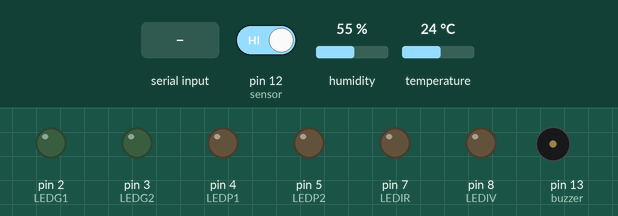
Recording of a sketch running on a simulated Arduino Uno, built with avr-gcc and run on an emulated ATmega328P. Parts: output pins drawn as LEDs (lit = HIGH), buzzer (waves = sounding). The test bench sets the inputs (shaded band); at power-on: pin 12 (sensor) HIGH, humidity 55 %, temperature 24 °C. What the sketch prints to the serial monitor is not drawn.

Above: at 3.2 s.
3.3 s: pin 12 (sensor) driven LOW
At 8.0 s:
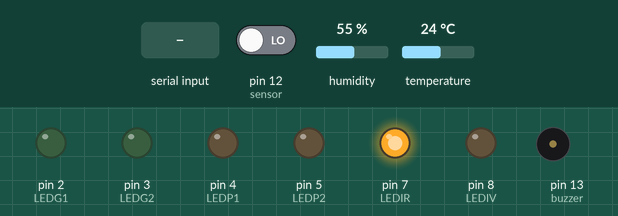
11.5 s: "A" received over the second serial link
At 13.3 s:
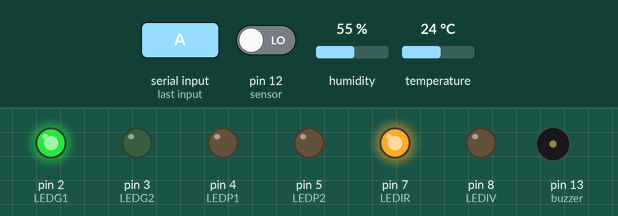
20.1 s: "G" received over the second serial link
At 22.7 s:
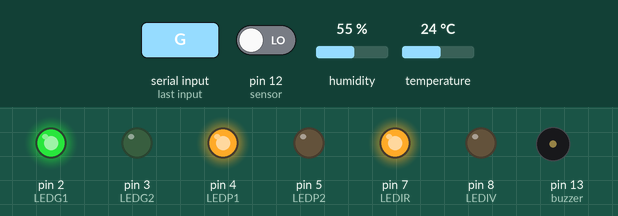
28.6 s: "a" received over the second serial link
At 33.1 s:
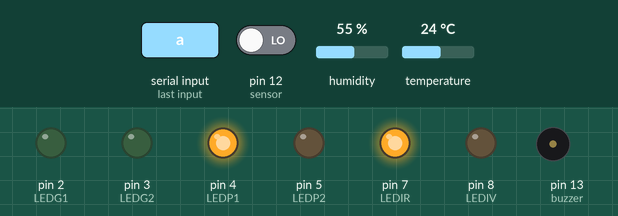
37.2 s: pin 12 (sensor) driven HIGH
At 41.4 s:
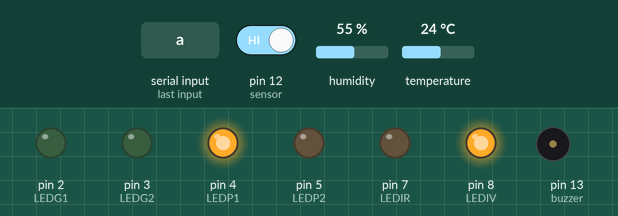
41.7 s: "g" received over the second serial link
At 44.0 s:
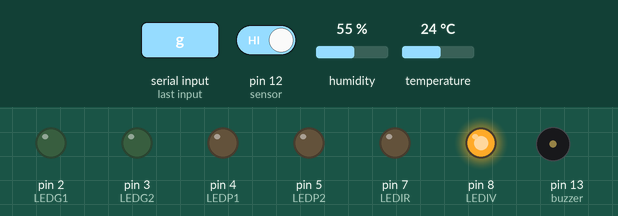
Timing chart, 0 to 45.5 s (numbered marks = the images above; inputs shaded):
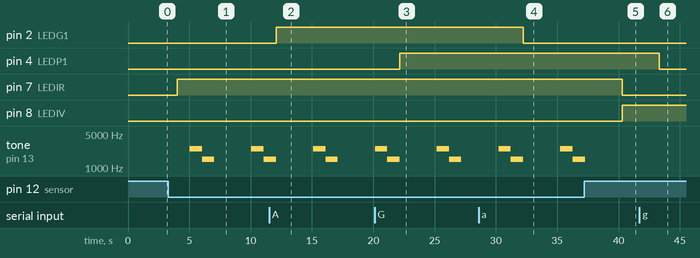

Measured:
- after the input at 3.3 s, pin 7 (LEDIR): LOW → HIGH after 0.73 s; pin 8 (LEDIV): stays LOW (without the input it goes to HIGH after 1.7 s); tone on pin 13 (buzzer): plays 2500 Hz for 1.0 s, 1500 Hz for 1.0 s, 2500 Hz for 1.0 s, 1500 Hz for 0.43 s, starting after 1.7 s
- after the input at 11.5 s, pin 2 (LEDG1): LOW → HIGH after 0.58 s
- after the input at 20.1 s, pin 4 (LEDP1): LOW → HIGH after 2.1 s
- after the input at 28.6 s, pin 2 (LEDG1): HIGH → LOW after 3.6 s
- after the input at 37.2 s, pin 7 (LEDIR): HIGH → LOW after 3.1 s; pin 8 (LEDIV): LOW → HIGH after 3.1 s; tone on pin 13 (buzzer): goes on until 37.3 s, then stays silent
- after the input at 41.7 s, pin 4 (LEDP1): HIGH → LOW after 1.6 s

The sketch:

Domotech-Final.ino
```cpp
// LÍBRERIAS
#include <SoftwareSerial.h> //Libreria Software Serial para Bluetooth (Se descarga), en esta caso usamos el HC-05 que sirve para usarse de Esclavo ó Maestro
#include <DHT.h> //Librería paa usar sensores DHT (Se descarga)
#include <DHT_U.h> //Complemento de la librería DHT

//PINES ESPECIALES
#define DHTPIN 6 //Se define el pin del DHT
#define DHTTYPE DHT11 //Se define el tipo de sensor que se usara para medir la temperatura y humedad, en este caso sera el DHT-11

//OBJETOS DE LAS LIBRERÍAS
DHT dht(DHTPIN, DHTTYPE); // Crea un objeto de la librería DHT, indicando así el sensor
SoftwareSerial BT(10, 11); //Definir los pines RX y TX del Arduino conectados al Bluetooth

//OBJETOS
char Mensaje; //Variable que mandara los mensajes a los Switches y por voz

// Bocina
const int buzzer = 13; //Bocina conectada al Pin 13

//Sistema de IR
const int sensor = 12; //Sensor de IR conectado al Pin 12
const int LEDIV = 8; //Led Interior Verde
const int LEDIR = 7; //Led Interior Rojo

//Sistema de luces interiores
const int LEDG1 = 2; //Led H.G 1
const int LEDG2 = 3; //Led H.G 2
const int LEDP1 = 4; //Led H.P 1
const int LEDP2 = 5; //Led H.P 2

//Variables para almacenar las lecturas del sensor DHT11
float celsius;
float fahrenheit;
float humedad;

void setup() {
  Serial.begin(9600);
  BT.begin(38400); //Inicializamos el puerto serie BT (Para Modo AT 2)
  dht.begin(); //Comunicacion con el DHT11
  Serial.println("Iniciando todos los sistemas... Listo"); //Mensaje para indicar que esta el sistema listo
  delay(2000);


  //Se establecen los pines como entradas o salidas
  //Todos los LED's se establecen como Salida
  pinMode(sensor, INPUT); //Se establece como Entrada
  pinMode(buzzer, OUTPUT);
  pinMode(LEDIV, OUTPUT);
  pinMode(LEDIR, OUTPUT);

  pinMode(LEDG1, OUTPUT);
  pinMode(LEDG2, OUTPUT);
  pinMode(LEDP1, OUTPUT);
  pinMode(LEDP2, OUTPUT);

}

void loop()
{


  //SISTEMA DE TEMPERATURA Y HUMEDAD
  celsius = dht.readTemperature();  //Lee y almacena la temperatura del sensor DHT11
  fahrenheit = dht.readTemperature(true);  //Lee y almacena la temperatura del sensor DHT11
  humedad = dht.readHumidity();         //Lee y almacena la humedad del sensor DHT11

  //Envía los datos del DHT11 como la temperatura, humedad e intensidad a la aplicación móvil por medio del Bluetooth
  BT.print(celsius - 5);
  BT.print(" °C");
  BT.print("|");
  BT.print(fahrenheit - 10);
  BT.print(" °F");
  BT.print("|");
  BT.print(humedad);
  BT.print(" %");
  BT.print("|");
  delay(1000);

  //Se envían los datos del DHT11 al Monitor Serie
  Serial.print(celsius - 5);
  Serial.print(" °C");
  Serial.print("|");
  Serial.print(fahrenheit - 10);
  Serial.print(" °F");
  Serial.print("|");
  Serial.print(humedad);
  Serial.print(" %");
  Serial.print("|");
  delay(1000);

  //SISTEMA DE ALARMA AL ENTRAR EN LA PUERTA
  if (digitalRead(sensor) == LOW) //Aquí indicamos que si el valor esta encendido, en el Serial mostrara que no hay obstaculo y por lo tanto en el noTOne(buzzer) no emitirá un sonido
  {
    digitalWrite(LEDIR, HIGH); //El Led Rojo se enciende, indicando que hay movimiento
    digitalWrite(LEDIV, LOW); //El Led Verde se apaga
    delay(1000);
    tone(buzzer, 2500); //Suena un tono
    delay(1000); //Durante 150 ms
    tone(buzzer, 1500); //Suena otro tono
    delay(1000); //Durante 150 ms
    noTone(buzzer);
    Serial.println("Advertencia: Detectó movimiento"); //Manda un mensaje al Serial donde indica que hay movimiento
  }
  //En caso contrario
  else
  {
    Serial.println("Seguro: No hay movimiento");
    noTone(buzzer);
    delay(1000);
    digitalWrite(LEDIV, HIGH); //Led verde indica que no hay movimiento y todo esta seguro
    digitalWrite(LEDIR, LOW); //Led Rojo indicara que hay movimiento inesperado
  }


  //SISTEMA DE LUCES INTERIORES Y SISTEMA DE ABRIR-CERRAR PUERTAS POR SWITCH Y VOZ
  if (BT.available())
  { //Si llega un dato por el puerto BT se envía al monitor Serial
    char Mensaje = BT.read(); //Guarda en la variable “Mensaje” el dato recibido por Bluetooth

    if (Mensaje == 'A')
    {
      Serial.println("Se ha encendido la habitacion Grande 1");
      digitalWrite(LEDG1, HIGH);
    }
    else if (Mensaje == 'a')
    {
      Serial.println("Se ha apagado la habitacion Grande 1");
      digitalWrite(LEDG1, LOW);
    }
    else if (Mensaje == 'B')
    {
      Serial.println("Se ha encendido la habitacion Grande 2");
      digitalWrite(LEDG2, HIGH);
    }
    else if (Mensaje == 'b')
    {
      Serial.println("Se ha apagado la habitacion Grande 2");
      digitalWrite(LEDG2, LOW);
    }
    else if (Mensaje == 'G')
    {
      Serial.println("Se ha encendido la habitacion pequeña 1");
      digitalWrite(LEDP1, HIGH);
    }
    else if (Mensaje == 'g')
    {
      Serial.println("Se ha apagado la habitacion pequeña 1");
      digitalWrite(LEDP1, LOW);
    }
    else if (Mensaje == 'H')
    {
      Serial.println("Se ha encendido la habitacion pequeña 2");
      digitalWrite(LEDP2, HIGH);
    }
    else if (Mensaje == 'h')
    {
      Serial.println("Se ha apagado la habitacion pequeña 2");
      digitalWrite(LEDP2, LOW);
    }
    else if (Mensaje == 'S')
    {
      Serial.println("Se ha encendido todo");
      digitalWrite(LEDG1, HIGH);
      digitalWrite(LEDG2, HIGH);
      digitalWrite(LEDP1, HIGH);
      digitalWrite(LEDP2, HIGH);
    }
    else if (Mensaje == 's')
    {
      Serial.println("Se ha apagado todo");
      digitalWrite(LEDG1, LOW);
      digitalWrite(LEDG2, LOW);
      digitalWrite(LEDP1, LOW);
      digitalWrite(LEDP2, LOW);
    }
    else if (Mensaje == 'Z')
    {
      Serial.println("Alarma Activada");
      digitalWrite(sensor, HIGH);
    }
        else if (Mensaje == 'z')
    {
      Serial.println("Alarma Desactivada");
      digitalWrite(sensor, LOW);
    }
  }
}
```
